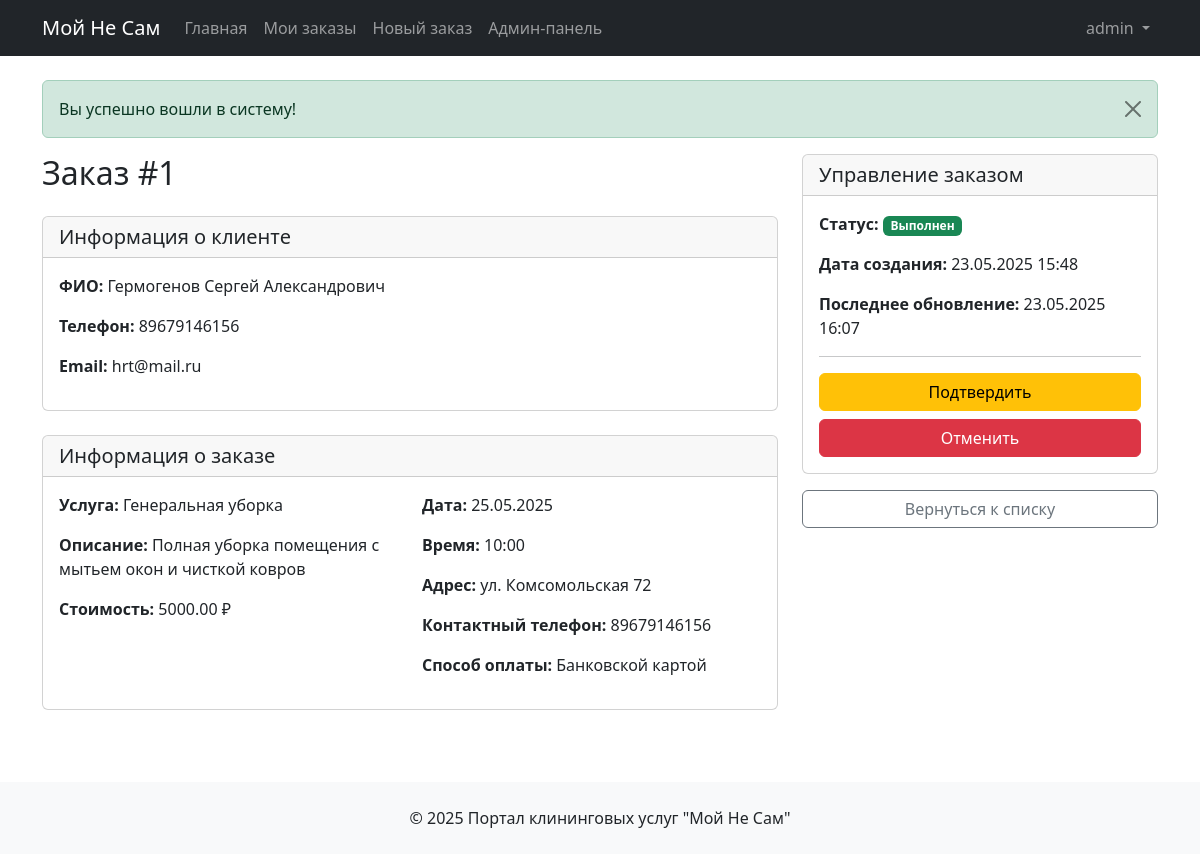
The app's page /admin/view_order.php?id=1 (signed in) with its own data.
### tables this page shows
CREATE TABLE `orders` (
  `id` int NOT NULL,
  `user_id` int NOT NULL,
  `service_id` int NOT NULL,
  `address` text NOT NULL,
  `contact_phone` varchar(20) NOT NULL,
  `desired_date` date NOT NULL,
  `desired_time` time NOT NULL,
  `payment_type` enum('cash','card') NOT NULL,
  `status` enum('new','confirmed','completed','cancelled') DEFAULT 'new',
  `cancellation_reason` text,
  `created_at` timestamp NULL DEFAULT CURRENT_TIMESTAMP,
  `updated_at` timestamp NULL DEFAULT CURRENT_TIMESTAMP ON UPDATE CURRENT_TIMESTAMP
);

CREATE TABLE `users` (
  `id` int NOT NULL,
  `full_name` varchar(100) NOT NULL,
  `phone` varchar(20) NOT NULL,
  `email` varchar(100) NOT NULL,
  `login` varchar(50) NOT NULL,
  `password` varchar(255) NOT NULL,
  `role` enum('user','admin') DEFAULT 'user',
  `created_at` timestamp NULL DEFAULT CURRENT_TIMESTAMP
);

CREATE TABLE `services` (
  `id` int NOT NULL,
  `name` varchar(100) NOT NULL,
  `description` text,
  `price` decimal(10,2) NOT NULL,
  `duration` int NOT NULL COMMENT 'Duration in minutes'
);

### includes/auth.php (called while the page is built, shortened)
<?php
function isLoggedIn() {
    return isset($_SESSION['user_id']);
}
function isAdmin() {
    return isLoggedIn() && $_SESSION['user_role'] === 'admin';
}
?>

### includes/functions.php (called while the page is built, shortened)
<?php
function getStatusText($status) {
    switch ($status) {
        case 'completed':
            return 'Выполнен';
    }
}
?>

### admin/view_order.php (the view, shortened to what this page needs)
<?php
require_once '../includes/config.php';
$orderId = (int)$_GET['id'];
$stmt = $pdo->prepare("
    SELECT o.*, u.full_name as user_name, u.phone as user_phone, u.email as user_email,
           s.name as service_name, s.price, s.description as service_description
    FROM orders o
    JOIN users u ON o.user_id = u.id
    JOIN services s ON o.service_id = s.id
    WHERE o.id = ?
");
$stmt->execute([$orderId]);
$order = $stmt->fetch();
include '../templates/header.php';
?>
<div class="row">
    <div class="col-md-8">
        <h2 class="mb-4">Заказ #<?= $order['id'] ?></h2>
        <div class="card mb-4">
            <div class="card-header">
                <h5 class="card-title mb-0">Информация о клиенте</h5>
            </div>
            <div class="card-body">
                <p><strong>ФИО:</strong> <?= htmlspecialchars($order['user_name']) ?></p>
                <p><strong>Телефон:</strong> <?= htmlspecialchars($order['user_phone']) ?></p>
                <p><strong>Email:</strong> <?= htmlspecialchars($order['user_email']) ?></p>
            </div>
        </div>
        <div class="card mb-4">
            <div class="card-header">
                <h5 class="card-title mb-0">Информация о заказе</h5>
            </div>
            <div class="card-body">
                <div class="row">
                    <div class="col-md-6">
                        <p><strong>Услуга:</strong> <?= htmlspecialchars($order['service_name']) ?></p>
                        <p><strong>Описание:</strong> <?= htmlspecialchars($order['service_description']) ?></p>
                        <p><strong>Стоимость:</strong> <?= $order['price'] ?> ₽</p>
                    </div>
                    <div class="col-md-6">
                        <p><strong>Дата:</strong> <?= date('d.m.Y', strtotime($order['desired_date'])) ?></p>
                        <p><strong>Время:</strong> <?= date('H:i', strtotime($order['desired_time'])) ?></p>
                        <p><strong>Адрес:</strong> <?= htmlspecialchars($order['address']) ?></p>
                        <p><strong>Контактный телефон:</strong> <?= htmlspecialchars($order['contact_phone']) ?></p>
                        <p><strong>Способ оплаты:</strong> <?= $order['payment_type'] === 'cash' ? 'Наличными' : 'Банковской картой' ?></p>
                    </div>
                </div>
            </div>
        </div>
    </div>
    <div class="col-md-4">
        <div class="card">
            <div class="card-header">
                <h5 class="card-title mb-0">Управление заказом</h5>
            </div>
            <div class="card-body">
                <?php
                $statusClass = '';
                switch ($order['status']) {
                    case 'completed':
                        $statusClass = 'bg-success';
                        break;
                }
                ?>
                <p>
                    <strong>Статус:</strong>
                    <span class="badge <?= $statusClass ?>"><?= getStatusText($order['status']) ?></span>
                </p>
                <p><strong>Дата создания:</strong> <?= date('d.m.Y H:i', strtotime($order['created_at'])) ?></p>
                <?php if ($order['created_at'] != $order['updated_at']): ?>
                <p><strong>Последнее обновление:</strong> <?= date('d.m.Y H:i', strtotime($order['updated_at'])) ?></p>
                <?php endif; ?>
                <hr>
                <div class="d-grid gap-2">
                    <?php if ($order['status'] !== 'confirmed'): ?>
                    <a href="update_order.php?id=<?= $order['id'] ?>&status=confirmed" class="btn btn-warning">Подтвердить</a>
                    <?php endif; ?>
                    <?php if ($order['status'] !== 'cancelled'): ?>
                    <a href="cancel_order.php?id=<?= $order['id'] ?>" class="btn btn-danger">Отменить</a>
                    <?php endif; ?>
                </div>
            </div>
        </div>
        <div class="mt-3">
            <a href="orders.php" class="btn btn-outline-secondary w-100">Вернуться к списку</a>
        </div>
    </div>
</div>
<?php
include '../templates/footer.php';
?>

### templates/header.php (shortened to what this page needs)
<!DOCTYPE html>
<html lang="ru">
<head>
    <link href="https://cdn.jsdelivr.net/npm/bootstrap@5.3.0/dist/css/bootstrap.min.css" rel="stylesheet">
    <link rel="stylesheet" href="<?= APP_URL ?>/assets/css/style.css">
</head>
<body>
    <?php include 'navigation.php'; ?>
    <main class="container mt-4">
        <?php include 'alert.php'; ?>

### templates/navigation.php (shortened to what this page needs)
<nav class="navbar navbar-expand-lg navbar-dark bg-dark">
    <div class="container">
        <a class="navbar-brand" href="<?= APP_URL ?>">Мой Не Сам</a>
        <div class="collapse navbar-collapse" id="navbarNav">
            <ul class="navbar-nav me-auto">
                <li class="nav-item">
                    <a class="nav-link" href="<?= APP_URL ?>">Главная</a>
                </li>
                <?php if (isLoggedIn()): ?>
                <li class="nav-item">
                    <a class="nav-link" href="<?= APP_URL ?>/orders.php">Мои заказы</a>
                </li>
                <li class="nav-item">
                    <a class="nav-link" href="<?= APP_URL ?>/create_order.php">Новый заказ</a>
                </li>
                <?php endif; ?>
                <?php if (isAdmin()): ?>
                <li class="nav-item">
                    <a class="nav-link" href="<?= APP_URL ?>/admin/dashboard.php">Админ-панель</a>
                </li>
                <?php endif; ?>
            </ul>
            <ul class="navbar-nav">
                <?php if (!isLoggedIn()): ?>
                <li class="nav-item">
                    <a class="nav-link" href="<?= APP_URL ?>/register.php">Регистрация</a>
                </li>
                <li class="nav-item">
                    <a class="nav-link" href="<?= APP_URL ?>/login.php">Вход</a>
                </li>
                <?php else: ?>
                <li class="nav-item dropdown">
                    <a class="nav-link dropdown-toggle" href="#" id="navbarDropdown" role="button" data-bs-toggle="dropdown">
                        <?= htmlspecialchars($_SESSION['user_login']) ?>
                    </a>
                </li>
                <?php endif; ?>
            </ul>
        </div>
    </div>
</nav>

### templates/alert.php
<?php if (isset($_SESSION['alert'])): ?>
<div class="alert alert-<?= $_SESSION['alert']['type'] ?> alert-dismissible fade show" role="alert">
    <?= $_SESSION['alert']['message'] ?>
    <button type="button" class="btn-close" data-bs-dismiss="alert" aria-label="Close"></button>
</div>
<?php unset($_SESSION['alert']); endif; ?>

### templates/footer.php (shortened to what this page needs)
        </main>
    <footer class="bg-light text-center py-4 mt-5">
        <div class="container">
            <p class="mb-0">© <?= date('Y') ?> Портал клининговых услуг "Мой Не Сам"</p>
        </div>
    </footer>
</body>
</html>

### records on screen
orders: id "1", user.full_name "Гермогенов Сергей Александрович", user.phone "89679146156", user.email "hrt@mail.ru", service.name "Генеральная уборка", service.description "Полная уборка помещения с мытьем окон и чисткой ковров", service.price "5000.00", desired_date "25.05.2025", desired_time "10:00", address "ул. Комсомольская 72", contact_phone "89679146156", status "Выполнен", created_at "23.05.2025 15:48", updated_at "23.05.2025 16:07"

### other values on screen
$_SESSION['user_login'] "admin"
$_SESSION['alert']['message'] "Вы успешно вошли в систему!"
